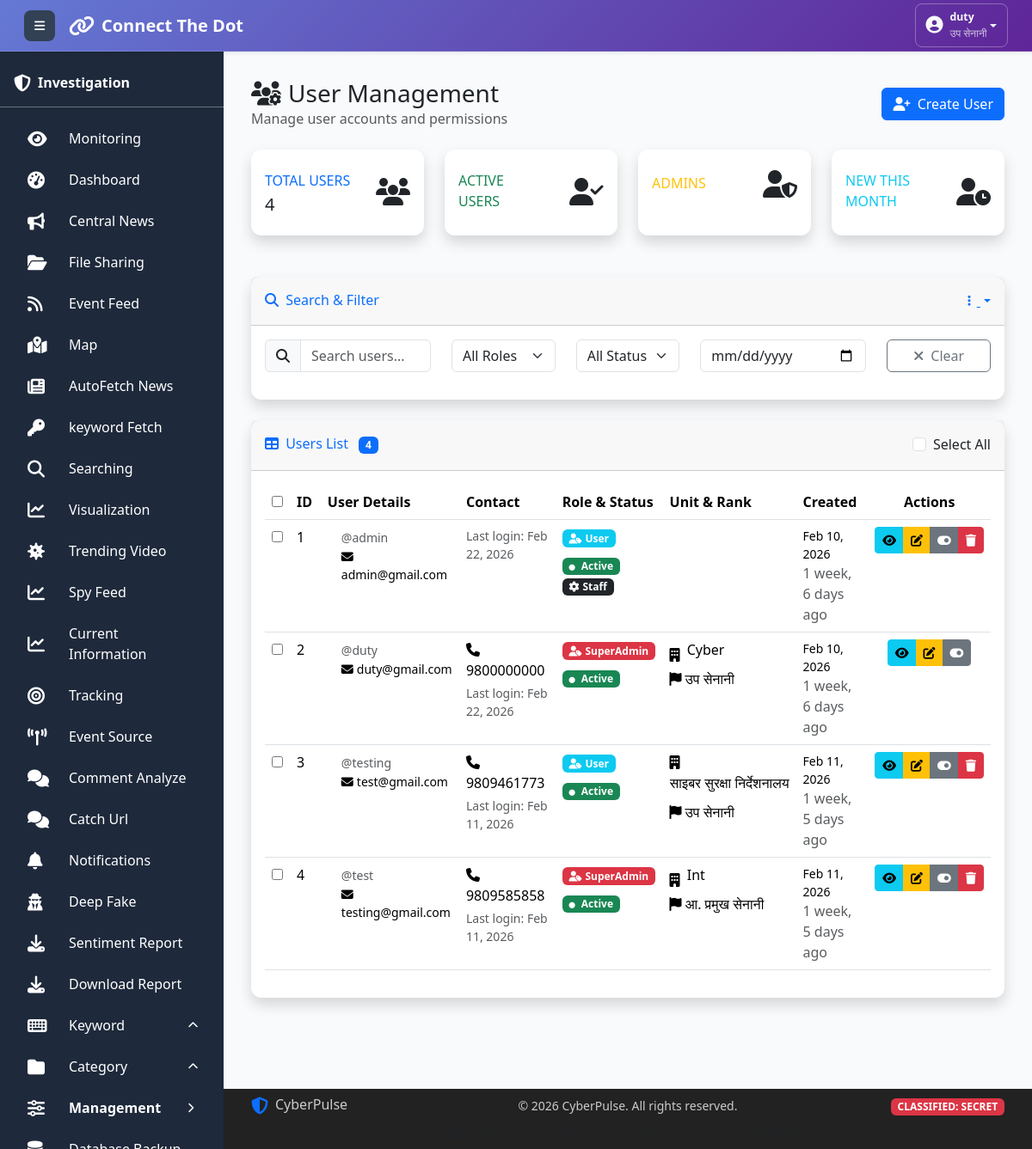
/user_manage/ (signed in), run on an earlier commit of the app's database.
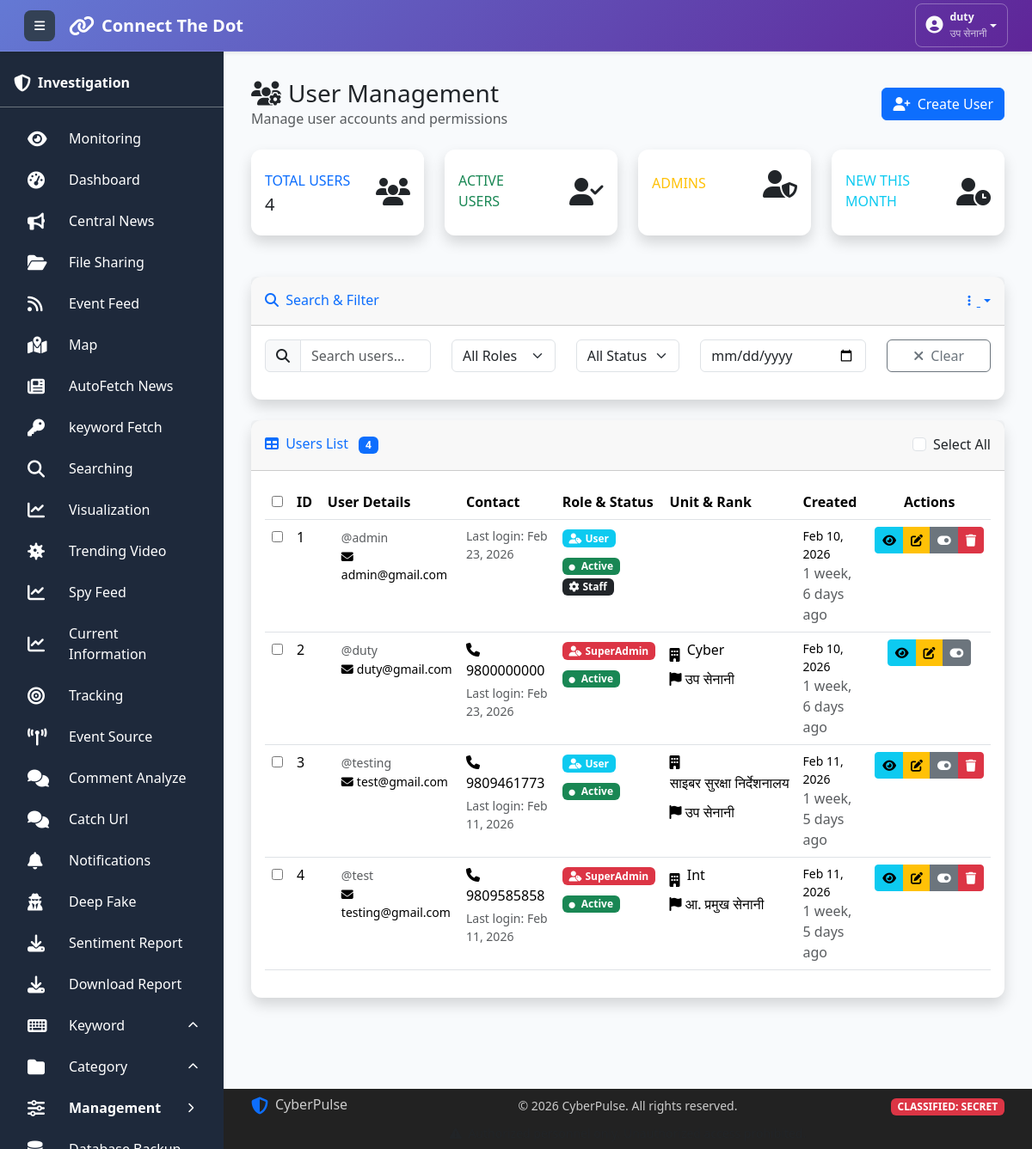
And on a later commit of the database.
### collect/models.py (models this page shows, shortened)
class User(AbstractUser):
    ROLE_CHOICES = [
        ('User', 'User'),
        ('CyberUser', 'CyberUser'),
        ('Admin', 'Admin'),
        ('SuperAdmin', 'SuperAdmin'),
    ]
    name = models.CharField(max_length=15, blank=True, null=True)
    email = models.EmailField(unique=True)
    phone = models.CharField(max_length=15, blank=True, null=True)
    unit = models.CharField(max_length=100, blank=True, null=True)
    role = models.CharField(
        max_length=20,
        choices=ROLE_CHOICES,
        default='User',
        help_text="User's functional role in the system"
    )
    rank = models.CharField(max_length=50, blank=True, null=True)
    social_media = models.BooleanField(
        default=False,
        help_text="Access to social media features"
    )
    created_at = models.DateTimeField(
        auto_now_add=True,
        help_text="Date when user was created"
    )
    updated_at = models.DateTimeField(
        auto_now=True,
        help_text="Date when user was last updated"
    )
    is_void = models.BooleanField(
        default=False,
    )

### collect/views.py (the view)
# urls.py: path('user_manage/', views.manage_user, name='manage_user'),
def manage_user(request):
    if not check_access(request):
        return redirect('logout')  # Create this view
    users = User.objects.all()
    context = {'users': users}
    return render(request, 'user_manage.html', context)

### utils/permission.py (called while the page is built)
def check_access(request, url_name=None):
    if url_name:
        try:
            url_path = reverse(url_name)
        except:
            return False
    else:
        url_path = request.path
    for url_pattern, allowed_roles in URL_ACCESS_MAP.items():
        if url_path.startswith(url_pattern):
            if allowed_roles == []:
                return True
            user_role = request.session.get('user_role')
            if not user_role:
                return False  # No role = no access to protected pages
            return user_role in allowed_roles
    return True

### templates/user_manage.html (shortened to what the changed rows need)
{% extends "base.html" %}
{% load static %}
{% block content %}
<div class="container-fluid py-4">
    <div class="d-flex justify-content-between align-items-center mb-4">
        <div>
            <h1 class="h3 mb-0 text-gray-800">
                <i class="fas fa-users-cog me-2"></i>User Management
            </h1>
        </div>
    </div>
    <div class="card shadow">
        <div class="card-body">
            <div class="table-responsive">
                <table class="table table-hover" id="usersTable">
                    <thead class="thead-light">
                        <tr>
                            <th width="3%">
                                <input type="checkbox" id="selectAllCheckbox">
                            </th>
                            <th width="5%">ID</th>
                            <th width="20%">User Details</th>
                            <th width="15%">Contact</th>
                            <th width="15%">Role & Status</th>
                            <th width="15%">Unit & Rank</th>
                            <th width="12%">Created</th>
                            <th width="15%" class="text-center">Actions</th>
                        </tr>
                    </thead>
                    <tbody>
                        {% for user in users %}
                        <tr data-user-id="{{ user.id }}" class="{% if not user.is_active %}table-inactive{% endif %}">
                            <td>
                                <input type="checkbox" class="user-checkbox" value="{{ user.id }}">
                            </td>
                            <td>{{ user.id }}</td>
                            <td>
                                <div class="d-flex align-items-center">
                                    <div>
                                        <small class="text-muted">@{{ user.username }}</small>
                                        <div class="small">
                                            <i class="fas fa-envelope me-1"></i>{{ user.email }}
                                        </div>
                                    </div>
                                </div>
                            </td>
                            <td>
                                {% if user.phone %}
                                <div class="mb-1">
                                    <i class="fas fa-phone me-1"></i>{{ user.phone }}
                                </div>
                                {% endif %}
                                <div class="small text-muted">
                                    Last login: {% if user.last_login %}{{ user.last_login|date:"M d, Y" }}{% else %}Never{% endif %}
                                </div>
                            </td>
                            <td>
                                <div class="mb-2">
                                    <span class="badge
                                        {% if user.role == 'SuperAdmin' %}bg-danger
                                        {% elif user.role == 'Admin' %}bg-warning
                                        {% else %}bg-info{% endif %}">
                                        <i class="fas fa-user-tag me-1"></i>{{ user.role }}
                                    </span>
                                </div>
                                <div>
                                    <span class="badge {% if user.is_active %}bg-success{% else %}bg-secondary{% endif %}">
                                        <i class="fas fa-circle me-1" style="font-size: 0.6em;"></i>
                                        {% if user.is_active %}Active{% else %}Inactive{% endif %}
                                    </span>
                                    {% if user.is_staff %}
                                    <span class="badge bg-dark">
                                        <i class="fas fa-cog me-1"></i>Staff
                                    </span>
                                    {% endif %}
                                </div>
                            </td>
                            <td>
                                {% if user.unit %}
                                <div class="mb-1">
                                    <i class="fas fa-building me-1"></i>
                                    <span class="text-truncate d-inline-block" style="max-width: 150px;"
                                          title="{{ user.unit }}">
                                        {{ user.unit|truncatechars:30 }}
                                    </span>
                                </div>
                                {% endif %}
                                {% if user.rank %}
                                <div>
                                    <i class="fas fa-flag me-1"></i>{{ user.rank }}
                                </div>
                                {% endif %}
                            </td>
                            <td>
                                <div class="small">{{ user.date_joined|date:"M d, Y" }}</div>
                                <div class="text-muted smaller">{{ user.date_joined|timesince }} ago</div>
                            </td>
                            <td class="text-center">
                                <div class="btn-group btn-group-sm" role="group">
                                    <button type="button" class="btn btn-info btn-view"
                                            data-bs-toggle="tooltip" title="View Details"
                                            data-user-id="{{ user.id }}">
                                        <i class="fas fa-eye"></i>
                                    </button>
                                    <button type="button" class="btn btn-warning btn-edit"
                                            data-bs-toggle="tooltip" title="Edit User"
                                            data-user-id="{{ user.id }}">
                                        <i class="fas fa-edit"></i>
                                    </button>
                                    {% if user.is_active %}
                                    <button type="button" class="btn btn-secondary btn-toggle"
                                            data-bs-toggle="tooltip" title="Deactivate"
                                            data-user-id="{{ user.id }}">
                                        <i class="fas fa-toggle-on"></i>
                                    </button>
                                    {% else %}
                                    <button type="button" class="btn btn-success btn-toggle"
                                            data-bs-toggle="tooltip" title="Activate"
                                            data-user-id="{{ user.id }}">
                                        <i class="fas fa-toggle-off"></i>
                                    </button>
                                    {% endif %}
                                    {% if user.role != 'SuperAdmin' or user.id != request.user.id %}
                                    <button type="button" class="btn btn-danger btn-delete"
                                            data-bs-toggle="tooltip" title="Delete User"
                                            data-user-id="{{ user.id }}">
                                        <i class="fas fa-trash"></i>
                                    </button>
                                    {% endif %}
                                </div>
                            </td>
                        </tr>
                        {% endfor %}
                    </tbody>
                </table>
            </div>
        </div>
    </div>
</div>
{% endblock %}

### templates/base.html (shortened to what this page needs)
<!DOCTYPE html>
<html lang="en">
<head>
  <link href="../static/css/bootstrap.min.css" rel="stylesheet">
  <link href="../static/css/all.min.css" rel="stylesheet">
</head>
<body>
<nav class="main-navbar navbar navbar-expand navbar-dark bg-gradient-primary px-3 py-2 shadow-sm">
  <div class="container-fluid">
    <div class="d-flex align-items-center">
      <button class="sidebar-toggle btn btn-light btn-sm me-3" id="sidebarToggle">
        <i class="fas fa-bars"></i>
      </button>
      <a class="navbar-brand d-flex align-items-center fw-bold text-white text-decoration-none" href="{% url 'dashboard' %}">
        <i class="fas fa-link me-2 fs-4"></i>
        <span class="fs-5">Connect The Dot</span>
      </a>
    </div>
    <div class="navbar-nav ms-auto">
      <div class="nav-item dropdown">
        <button class="btn btn-outline-light btn-sm dropdown-toggle d-flex align-items-center"
                type="button"
                id="userDropdown"
                data-bs-toggle="dropdown"
                aria-expanded="false">
          <div class="d-flex align-items-center">
            <div class="me-2">
              <i class="fas fa-user-circle fs-5"></i>
            </div>
            <div class="d-none d-md-block text-start">
              <div class="fw-semibold small">{{ request.session.user_username }}</div>
              <div class="x-small opacity-75">{{ request.session.user_rank }}</div>
            </div>
          </div>
        </button>
      </div>
    </div>
  </div>
</nav>
  <aside class="main-sidebar" id="mainSidebar">
    <div class="p-3 pt-4 border-bottom border-secondary">
      <div class="d-flex align-items-center">
        <i class="fas fa-shield-alt fa-lg"></i>
        <span class="sidebar-text ms-2 fw-bold">Investigation</span>
      </div>
    </div>
    {% include 'sidebar_menu.html' %}
  </aside>
  <main class="main-content">
    {% block content %}{% endblock %}
  </main>
  <footer class="fixed-footer">
    <div class="container h-100 d-flex flex-column justify-content-center">
      <div class="row align-items-center">
        <div class="col-md-4 mb-2 mb-md-0">
          <div class="d-flex align-items-center">
            <i class="fas fa-shield-alt fa-lg me-2 text-primary"></i>
            <span class="h6 mb-0">CyberPulse</span>
          </div>
        </div>
        <div class="col-md-4 text-center mb-2 mb-md-0">
          <small>&copy; <span id="current-year"></span> CyberPulse. All rights reserved.</small>
        </div>
        <div class="col-md-4 text-md-end">
          <span class="badge bg-danger small">CLASSIFIED: SECRET</span>
        </div>
      </div>
      <div class="row mt-2">
        <div class="col-12 text-center">
          <small class="text-muted">
            <i class="fas fa-exclamation-triangle me-1"></i>
          </small>
        </div>
      </div>
    </div>
  </footer>
</body>
</html>

What changed in the data, as far as the page shows it:
changed User "Cyber": last_login "Feb 22, 2026" → "Feb 23, 2026"
changed User "admin": last_login "Feb 22, 2026" → "Feb 23, 2026"
